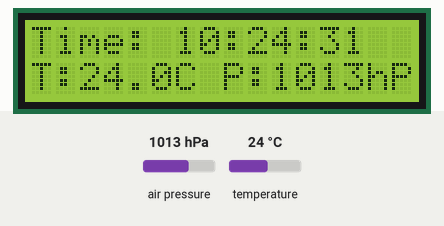
The sketch below on a simulated Arduino Uno, built with avr-gcc and run on an emulated ATmega328P. On the bench: 16×2 character LCD. Inputs (shaded band) come from the test bench; at power-on: air pressure 1013 hPa, temperature 24 °C. The local clock reads 2024-03-15 10:24:30 at power-on unless the sketch sets it.

Above: at 1.2 s.
1.3 s: air pressure set to 952 hPa
At 2.9 s:
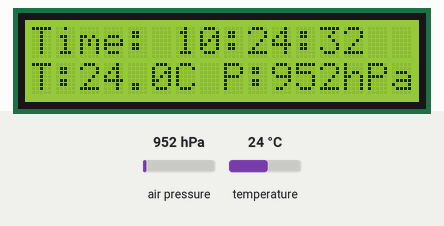
5.4 s: temperature set to 12 °C
At 7.1 s:
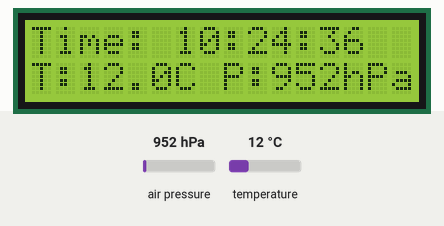
8.8 s: air pressure set to 975 hPa
At 9.9 s:
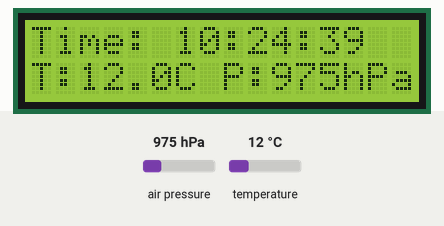
11.9 s: temperature set to 19 °C
At 13.3 s:
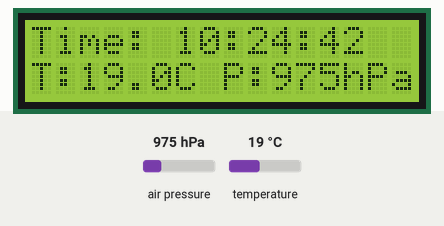
Timing chart, 0 to 14.9 s (numbered marks = the images above; inputs shaded):
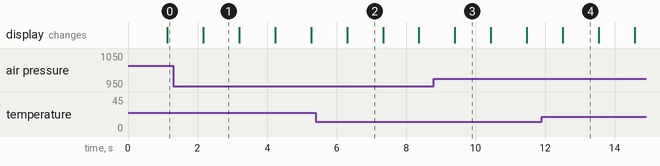

The sketch:

LCD_DISPLAY.ino
```cpp
#include <Wire.h>
#include <LiquidCrystal_I2C.h>
#include <RTClib.h>
#include <Adafruit_Sensor.h>
#include <Adafruit_BME280.h>

// LCD I2C Address (usually 0x27 or 0x3F)
LiquidCrystal_I2C lcd(0x27, 16, 2);

RTC_DS3231 rtc;   // Real-Time Clock Module
Adafruit_BME280 bme;  // BME280 Sensor

void setup() {
    Serial.begin(9600);
    Wire.begin();

    // Initialize LCD
    lcd.begin();
    lcd.backlight();

    // Initialize RTC
    if (!rtc.begin()) {
        Serial.println("RTC not found!");
        while (1);
    }

    // Initialize BME280
    if (!bme.begin(0x76)) {  // BME280 default I2C address is 0x76
        Serial.println("BME280 not found!");
        while (1);
    }
}

void loop() {
    // Get time from RTC
    DateTime now = rtc.now();

    // Get BME280 sensor data
    float temperature = bme.readTemperature();
    float pressure = bme.readPressure() / 100.0F;  // Convert to hPa

    // Display time on LCD
    lcd.setCursor(0, 0);
    lcd.print("Time: ");
    lcd.print(now.hour(), DEC);
    lcd.print(":");
    lcd.print(now.minute(), DEC);
    lcd.print(":");
    lcd.print(now.second(), DEC);

    // Display temperature & pressure
    lcd.setCursor(0, 1);
    lcd.print("T:");
    lcd.print(temperature, 1);
    lcd.print("C P:");
    lcd.print(pressure, 0);
    lcd.print("hPa");

    delay(1000);  // Update every second
}
```

Measured:
- after the input at 1.3 s, the display: changes after 0.87 s (image 1)
- what the display in image 1 shows lasts 1.0 s, from 2.2 s to 3.2 s
